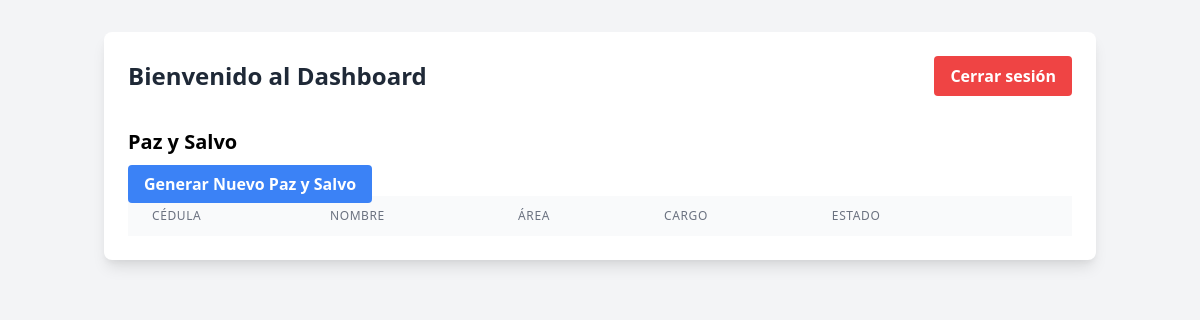
Page /poligrow_paz_y_salvo/dashboard.php (signed in) on the earlier database version.
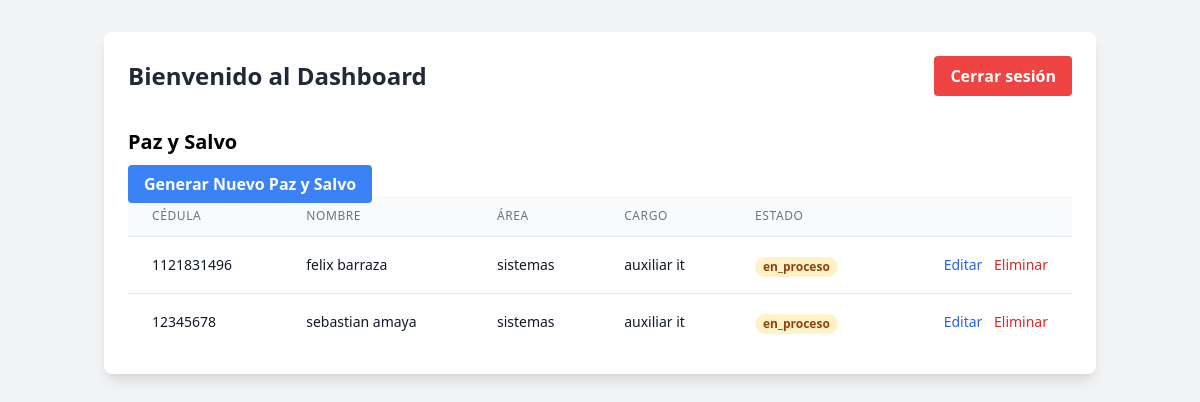
Same page on the later database version.
### tables this page shows
CREATE TABLE `paz_y_salvo` (
  `id` int(11) NOT NULL AUTO_INCREMENT,
  `empleado_id` int(11) NOT NULL,
  `estado` enum('pendiente','en_proceso','completado') DEFAULT 'pendiente',
  `created_at` timestamp NOT NULL DEFAULT current_timestamp(),
  `updated_at` timestamp NOT NULL DEFAULT current_timestamp() ON UPDATE current_timestamp(),
  PRIMARY KEY (`id`),
  KEY `empleado_id` (`empleado_id`),
  CONSTRAINT `paz_y_salvo_ibfk_1` FOREIGN KEY (`empleado_id`) REFERENCES `empleados` (`id`) ON DELETE CASCADE
);

CREATE TABLE `empleados` (
  `id` int(11) NOT NULL AUTO_INCREMENT,
  `nombre` varchar(255) NOT NULL,
  `documento` varchar(20) NOT NULL,
  `cargo` varchar(255) NOT NULL,
  `area` varchar(255) NOT NULL,
  `fecha_ingreso` date NOT NULL,
  `fecha_retiro` date NOT NULL,
  `motivo_retiro` varchar(100) NOT NULL,
  `created_at` timestamp NOT NULL DEFAULT current_timestamp(),
  `updated_at` timestamp NOT NULL DEFAULT current_timestamp() ON UPDATE current_timestamp(),
  PRIMARY KEY (`id`),
  UNIQUE KEY `documento` (`documento`),
  KEY `idx_empleados_documento` (`documento`)
);

### poligrow_paz_y_salvo/includes/database.php (called while the page is built, shortened)
<?php
class DatabaseConfig {
    private static $instance = null;
    public static function getConnection() {
        if (self::$instance === null) {
            self::$instance = new mysqli(
                self::DB_HOST,
                self::DB_USER,
                self::DB_PASS,
                self::DB_NAME
            );
            self::$instance->set_charset("utf8");
        }
        return self::$instance;
    }
}
?>

### poligrow_paz_y_salvo/dashboard.php (the view, shortened to what this page needs)
<?php
$stmt = DatabaseConfig::getConnection()->prepare("
    SELECT e.id AS empleado_id, e.nombre, e.documento, e.area, e.cargo, p.estado
    FROM empleados e
    INNER JOIN paz_y_salvo p ON e.id = p.empleado_id
");
$stmt->execute();
$result = $stmt->get_result();
$empleados = $result->fetch_all(MYSQLI_ASSOC);
?>
<!DOCTYPE html>
<html>
<head>
  <link href="https://cdn.jsdelivr.net/npm/tailwindcss@2.2.19/dist/tailwind.min.css" rel="stylesheet">
</head>
<body class="bg-gray-100">
  <div class="container mx-auto px-4 py-8">
    <div class="bg-white rounded-lg shadow-lg p-6">
      <div class="flex items-center justify-between mb-8">
        <h1 class="text-2xl font-bold text-center text-gray-800">
          Bienvenido al Dashboard
        </h1>
        <a href="logout.php" class="bg-red-500 hover:bg-red-700 text-white font-bold py-2 px-4 rounded">
          Cerrar sesión
        </a>
      </div>
      <h2 class="text-xl font-bold mb-4">Paz y Salvo </h2>
      <a href="generar_paz_y_salvo.php" class="bg-blue-500 hover:bg-blue-700 text-white font-bold py-2 px-4 rounded mb-4">
        Generar Nuevo Paz y Salvo
      </a>
      <table class="min-w-full divide-y divide-gray-200">
        <thead class="bg-gray-50">
          <tr>
            <th scope="col" class="px-6 py-3 text-left text-xs font-medium text-gray-500 uppercase tracking-wider">
              Cédula
            </th>
            <th scope="col" class="px-6 py-3 text-left text-xs font-medium text-gray-500 uppercase tracking-wider">
              Nombre
            </th>
            <th scope="col" class="px-6 py-3 text-left text-xs font-medium text-gray-500 uppercase tracking-wider">
              Área
            </th>
            <th scope="col" class="px-6 py-3 text-left text-xs font-medium text-gray-500 uppercase tracking-wider">
              Cargo
            </th>
            <th scope="col" class="px-6 py-3 text-left text-xs font-medium text-gray-500 uppercase tracking-wider">
              Estado
            </th>
            <th scope="col" class="relative px-6 py-3">
            </th>
          </tr>
        </thead>
        <tbody class="bg-white divide-y divide-gray-200">
          <?php foreach ($empleados as $empleado): ?>
          <tr>
            <td class="px-6 py-4 whitespace-nowrap">
              <div class="text-sm text-gray-900"><?php echo $empleado['documento']; ?></div>
            </td>
            <td class="px-6 py-4 whitespace-nowrap">
              <div class="text-sm text-gray-900"><?php echo $empleado['nombre']; ?></div>
            </td>
            <td class="px-6 py-4 whitespace-nowrap">
              <div class="text-sm text-gray-900"><?php echo $empleado['area']; ?></div>
            </td>
            <td class="px-6 py-4 whitespace-nowrap">
              <div class="text-sm text-gray-900"><?php echo $empleado['cargo']; ?></div>
            </td>
            <td class="px-6 py-4 whitespace-nowrap">
              <span class="px-2 inline-flex text-xs leading-5 font-semibold rounded-full
              <?php echo ($empleado['estado'] === 'completado') ? 'bg-green-100 text-green-800' : 'bg-yellow-100 text-yellow-800'; ?>">
                <?php echo $empleado['estado']; ?>
              </span>
            </td>
            <td class="px-6 py-4 whitespace-nowrap text-right text-sm font-medium">
              <a href="generar_paz_y_salvo.php?empleado_id=<?php echo $empleado['empleado_id']; ?>" class="text-blue-600 hover:text-blue-900">Editar</a>
              <button class="ml-2 text-red-600 hover:text-red-900" data-id="<?php echo $empleado['empleado_id']; ?>" onclick="confirmarEliminar(this)">Eliminar</button>
            </td>
          </tr>
          <?php endforeach; ?>
        </tbody>
      </table>
    </div>
  </div>
</body>
</html>

Differences in the rows shown:
added paz_y_salvo: empleado.documento "1121831496", empleado.nombre "felix barraza", empleado.area "sistemas", empleado.cargo "auxiliar it", estado "en_proceso"
added paz_y_salvo: empleado.documento "12345678", empleado.nombre "sebastian amaya", empleado.area "sistemas", empleado.cargo "auxiliar it", estado "en_proceso"
